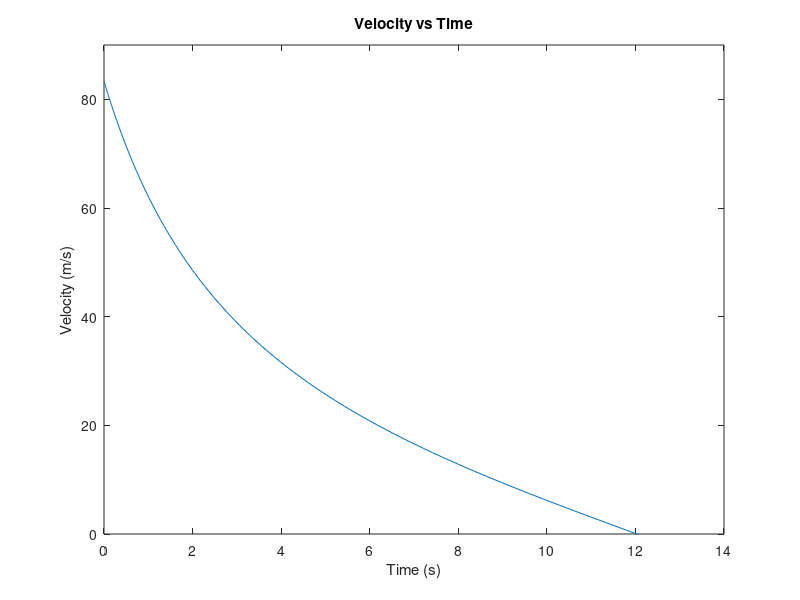
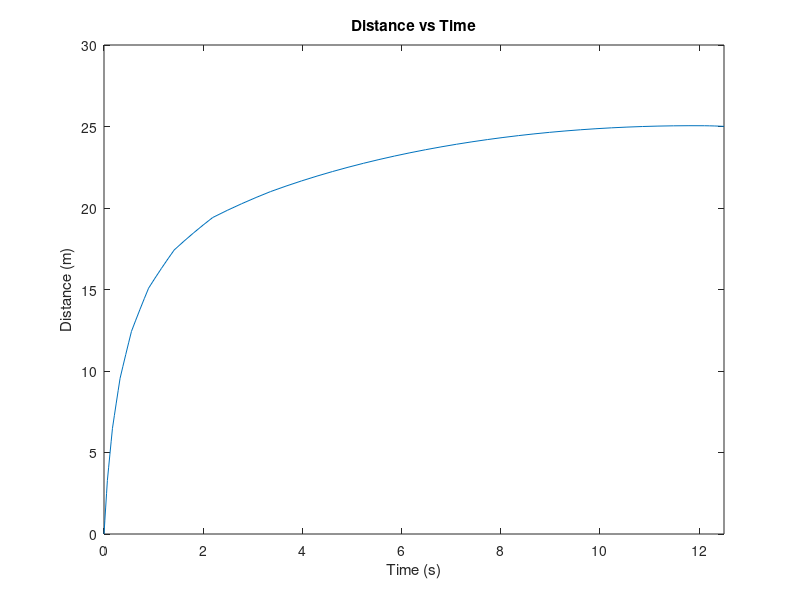

Here is the MATLAB script that generated these plots, in order:
% Constants
initial_velocity = (300 * 1000) / 3600; % Initial velocity in m/s
acceleration_func = @(v) -0.0035 * v.^2 - 3; % Acceleration function
initial_time = 0; % Initial time
final_time = 12.5; % Final time (adjust as needed)
time_step = 0.01; % Time step for numerical integration

% (a) Solving the differential equation to determine velocity as a function of time

[t, velocity] = ode45(@(t, v) acceleration_func(v), [initial_time final_time], initial_velocity);

% Plotting velocity as a function of time
figure;
plot(t, velocity);
xlabel('Time (s)');
ylabel('Velocity (m/s)');
title('Velocity vs Time');
ylim([0 90]);

% (b) Numerical integration to determine distance x as a function of time

% Define the function for numerical integration
distance_func = @(v) v;

% Preallocate array for distance
distance = zeros(size(t));

% Numerical integration
for i = 2:length(t)
    distance(i) = distance(i-1) + time_step * distance_func(velocity(i));
end

% Plotting distance as a function of time
figure;
plot(t, distance);
xlabel('Time (s)');
ylabel('Distance (m)');
title('Distance vs Time');
xlim([0 12.5]);